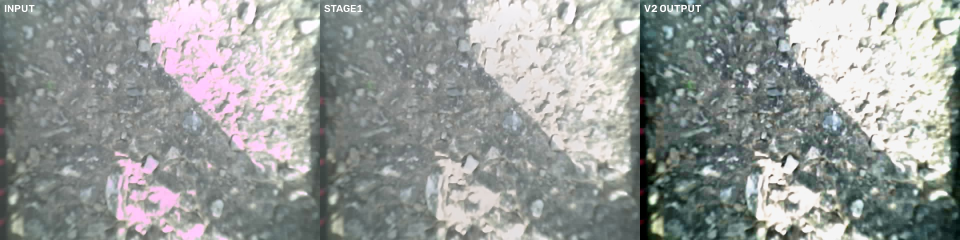
#> input picture plans/reports/261118-bang-chung/kiem-xla/A_t150_sbs.jpg, 1920 x 480 px (shown at 1/2 size)
$ python -i measure.py   (imports and definitions only)   (older library calls are emulated)
#> lines starting #> are read from the running program, lines starting #| are printed output that depends on the picture; after the words box and inside, x2 and y2 are one past the last pixel; in counts of white or black regions, pixels touching at a corner belong together
"""Phép đo camera trên một khung (hàm thuần, không đọc file) — SSOT cho hồ sơ camera (phase 04), bộ làm xấu D2
(phase 05/07) và độ đo giống thật (phase 06). Phase sau gọi các hàm này, không viết lại phép đo.

Quy ước chung:

- Ảnh vào: ``numpy.ndarray`` uint8 ``[H, W, 3]`` thứ tự **BGR** (như ``cv2.imdecode``), thang 0–255.
- Độ sáng Y = ``cv2.cvtColor(BGR2GRAY)`` (Rec.601: 0,299 R + 0,587 G + 0,114 B), float32, thang 0–255.
- Mọi phép đo bỏ cột ``[0, crop_left)`` (dải tối mép trái của camera), **trừ** phép đo dải mép.
- Không xác định được (ví dụ không có điểm hồng, không đủ cạnh) → ``NaN``, không đoán.
"""

from __future__ import annotations

import math
import struct
from itertools import pairwise
from typing import Any

import cv2
import numpy as np

CROP_LEFT_DEFAULT = 16
"""Số cột bỏ ở mép trái (dải tối đo được ~13 px, lấy dư)."""

PINK_DIFF = 25
"""Luật điểm hồng/tím: R − G > 25 **và** B − G > 25 (thang 0–255)."""
DARK_CHANNEL_PATCH = 15
VIGNETTE_PATCH_FRAC = 1 / 6
"""Cạnh ô góc / ô giữa khi đo tối góc, theo tỉ lệ cạnh ảnh (đã cắt mép)."""
STRIP_SCAN_COLS = 64
STRIP_EDGE_COLS = 4
"""Mức tối của dải = trung bình Y của ``STRIP_EDGE_COLS`` cột đầu."""
STRIP_REF = (24, 64)
"""Mức tham chiếu = trung vị Y theo cột trong khoảng cột này (ngoài dải)."""
STRIP_MIN_CONTRAST = 5.0
STRIP_MEAN_REF = (4, 24)
"""Y tham chiếu của dải mép: trung bình cột ``[crop_left + 4, crop_left + 24)`` (giống ``features.py``: cột 20–40)."""

NLF_GRAD_PERCENTILE = 30
"""Vùng phẳng cho NLF: điểm có độ lớn gradient (ảnh đã làm mịn) dưới phân vị này."""
NLF_MIN_PIXELS = 500
PSD_HIGHPASS_SIGMA = 2.0
MTF_MAX_EDGES = 200
MTF_MIN_EDGES = 20
MTF_HALF_LEN = 8.0
MTF_STEP = 0.25
MTF_MIN_CONTRAST = 20.0
MTF_FFT_N = 256

MEASURE_KEYS = (
    "dark_channel_15px", "y_p1", "y_p99", "saturation_mean", "pink_frac", "pink_highlight_y", "blocking_ratio_8x8",
    "laplacian_var", "sigma_immerkaer", "sobel_x2_over_y2", "vignette_corner_center_ratio", "r_over_g", "b_over_g",
    "mtf50_cyc_per_px", "left_strip_width_px", "left_strip_mean_y",
)

_IMMERKAER = np.array([[1, -2, 1], [-2, 4, -2], [1, -2, 1]], np.float32)
_ZIGZAG = (
    0, 1, 8, 16, 9, 2, 3, 10, 17, 24, 32, 25, 18, 11, 4, 5, 12, 19, 26, 33, 40, 48, 41, 34, 27, 20, 13, 6, 7, 14, 21, 28,
    35, 42, 49, 56, 57, 50, 43, 36, 29, 22, 15, 23, 30, 37, 44, 51, 58, 59, 52, 45, 38, 31, 39, 46, 53, 60, 61, 54, 47,
    55, 62, 63,
)


def luma(img_bgr: np.ndarray) -> np.ndarray:
    """Y float32 0–255 (Rec.601)."""
    return cv2.cvtColor(img_bgr, cv2.COLOR_BGR2GRAY).astype(np.float32)


def _check(img_bgr: np.ndarray, crop_left: int) -> None:
    if img_bgr.dtype != np.uint8 or img_bgr.ndim != 3 or img_bgr.shape[2] != 3:
        raise ValueError(f"cần uint8 [H,W,3] BGR, nhận {img_bgr.dtype} {img_bgr.shape}")
    if not 0 <= crop_left < img_bgr.shape[1] - 32:
        raise ValueError(f"crop_left={crop_left} ngoài khoảng hợp lệ cho ảnh rộng {img_bgr.shape[1]}")


def immerkaer_sigma(y: np.ndarray) -> float:
    """σ nhiễu (thang 0–255) theo Immerkær (1996): ``sqrt(π/2)/(6(W−2)(H−2)) Σ|Y * M|``."""
    h, w = y.shape
    conv = cv2.filter2D(y, -1, _IMMERKAER)[1:-1, 1:-1]
    return float(math.sqrt(math.pi / 2) / (6 * (w - 2) * (h - 2)) * np.abs(conv).sum())


def blocking_ratio(y: np.ndarray, col_phase: int = 0) -> float:
    """Chênh lệch tuyệt đối trung bình ở ranh khối 8×8 chia cho bên trong (1 = không lộ khối).

    ``col_phase`` = số cột đã cắt trước ``y`` để lưới 8 px khớp lưới JPEG của khung gốc.
    """
    dx = np.abs(np.diff(y, axis=1))
    dy = np.abs(np.diff(y, axis=0))
    bcols = np.zeros(dx.shape[1], bool)
    bcols[[c for c in range(dx.shape[1]) if (c + col_phase) % 8 == 7]] = True
    brows = np.zeros(dy.shape[0], bool)
    brows[7::8] = True
    bx = dx[:, bcols].mean() / max(float(dx[:, ~bcols].mean()), 1e-3)
    by = dy[brows].mean() / max(float(dy[~brows].mean()), 1e-3)
    return float((bx + by) / 2)


def left_strip(img_bgr: np.ndarray, crop_left: int = CROP_LEFT_DEFAULT) -> tuple[float, float, float]:
    """Dải tối mép trái, đo trên khung **nguyên** (không cắt).

    Trả ``(width_px, mean_y_strip, mean_y_ref)``: ``width_px`` = số cột đầu liên tiếp có Y trung bình cột dưới điểm giữa
    của mức dải (``STRIP_EDGE_COLS`` cột đầu) và mức tham chiếu (trung vị cột ``STRIP_REF``); 0 khi chênh lệch dưới
    ``STRIP_MIN_CONTRAST``. ``mean_y_strip`` = Y trung bình của các cột dải (NaN khi rộng 0); ``mean_y_ref`` = Y trung bình
    cột ``[crop_left + 4, crop_left + 24)``.
    """
    y = luma(img_bgr)
    col = y[:, :STRIP_SCAN_COLS].mean(axis=0)
    level = float(col[:STRIP_EDGE_COLS].mean())
    ref = float(np.median(col[STRIP_REF[0]:STRIP_REF[1]]))
    a, b = crop_left + STRIP_MEAN_REF[0], crop_left + STRIP_MEAN_REF[1]
    mean_ref = float(y[:, a:b].mean())
    if ref - level < STRIP_MIN_CONTRAST:
        return 0.0, float("nan"), mean_ref
    mid = (level + ref) / 2
    above = np.flatnonzero(col >= mid)
    width = int(above[0]) if above.size else STRIP_SCAN_COLS
    return float(width), float(y[:, :width].mean()), mean_ref


def vignette_ratio(y: np.ndarray) -> float:
    """Y trung bình bốn ô góc / Y trung bình ô giữa (ô vuông cạnh ``VIGNETTE_PATCH_FRAC`` × cạnh ngắn)."""
    h, w = y.shape
    s = max(4, int(min(h, w) * VIGNETTE_PATCH_FRAC))
    corners = [y[:s, :s], y[:s, -s:], y[-s:, :s], y[-s:, -s:]]
    cy, cx = h // 2, w // 2
    center = y[cy - s // 2:cy + s // 2, cx - s // 2:cx + s // 2]
    return float(np.mean([c.mean() for c in corners]) / max(float(center.mean()), 1e-3))


def mtf50(y: np.ndarray) -> float:
    """MTF50 (chu kỳ/px) **ước lượng từ cạnh mạnh của cảnh tự nhiên**, không phải bảng thử chuẩn.

    Lấy tối đa ``MTF_MAX_EDGES`` điểm cực đại gradient mạnh nhất, cắt profile dọc pháp tuyến (±8 px, bước 0,25 px, nội suy
    song tuyến), chuẩn hoá thành ESF 0–1, lấy trung bình, đạo hàm thành LSF (cửa sổ Hann), FFT → MTF; trả tần số đầu tiên
    MTF < 0,5 (nội suy tuyến tính), kẹp ≤ 0,5. NaN khi dưới ``MTF_MIN_EDGES`` cạnh đủ tương phản.
    """
    ys = cv2.GaussianBlur(y, (0, 0), 0.7)
    gx = cv2.Sobel(ys, cv2.CV_32F, 1, 0, ksize=3) / 8
    gy = cv2.Sobel(ys, cv2.CV_32F, 0, 1, ksize=3) / 8
    mag = np.hypot(gx, gy)
    b = int(MTF_HALF_LEN) + 2
    mag_in = np.zeros_like(mag)
    mag_in[b:-b, b:-b] = mag[b:-b, b:-b]
    peak = (mag_in == cv2.dilate(mag_in, np.ones((7, 7), np.uint8))) & (mag_in > 0)
    thr = np.percentile(mag_in[b:-b, b:-b], 99)
    rr, cc = np.nonzero(peak & (mag_in >= thr))
    if rr.size == 0:
        return float("nan")
    order = np.argsort(-mag_in[rr, cc])[:MTF_MAX_EDGES]
    rr, cc = rr[order], cc[order]
    s = np.arange(-MTF_HALF_LEN, MTF_HALF_LEN + 1e-9, MTF_STEP, dtype=np.float32)
    nx = gx[rr, cc] / mag[rr, cc]
    ny = gy[rr, cc] / mag[rr, cc]
    mapx = (cc[:, None] + s[None, :] * nx[:, None]).astype(np.float32)
    mapy = (rr[:, None] + s[None, :] * ny[:, None]).astype(np.float32)
    prof = cv2.remap(y, mapx, mapy, cv2.INTER_LINEAR)
    k = int(2 / MTF_STEP)
    lo, hi = prof[:, :k].mean(axis=1), prof[:, -k:].mean(axis=1)
    good = (hi - lo) >= MTF_MIN_CONTRAST
    if good.sum() < MTF_MIN_EDGES:
        return float("nan")
    esf = ((prof[good] - lo[good, None]) / (hi - lo)[good, None]).mean(axis=0)
    lsf = np.diff(esf) * np.hanning(len(esf) - 1)
    spec = np.abs(np.fft.rfft(lsf, n=MTF_FFT_N))
    if spec[0] <= 0:
        return float("nan")
    mtf = spec / spec[0]
    f = np.fft.rfftfreq(MTF_FFT_N, d=MTF_STEP)
    below = np.flatnonzero(mtf < 0.5)
    if below.size == 0:
        return 0.5
    i = int(below[0])
    f50 = f[i - 1] + (mtf[i - 1] - 0.5) / (mtf[i - 1] - mtf[i]) * (f[i] - f[i - 1])
    return float(min(f50, 0.5))


def measure_image(img_bgr: np.ndarray, crop_left: int = CROP_LEFT_DEFAULT) -> dict[str, float]:
    """Mọi đại lượng một-số-mỗi-ảnh của camera (khoá ``MEASURE_KEYS``).

    Đơn vị: ``dark_channel_15px``, ``y_p1``, ``y_p99``, ``saturation_mean`` (S của HSV), ``pink_highlight_y``,
    ``sigma_immerkaer``, ``left_strip_mean_y`` thang 0–255; ``pink_frac`` tỉ lệ điểm 0–1; ``blocking_ratio_8x8``,
    ``sobel_x2_over_y2`` (E[Gx²]/E[Gy²], Sobel 3×3), ``vignette_corner_center_ratio``, ``r_over_g``, ``b_over_g`` không thứ
    nguyên; ``laplacian_var`` (thang 0–255)²; ``mtf50_cyc_per_px`` chu kỳ/px; ``left_strip_width_px`` px (đo trên khung
    nguyên).
    """
    _check(img_bgr, crop_left)
    width, strip_y, _ref = left_strip(img_bgr, crop_left)
    im = np.ascontiguousarray(img_bgr[:, crop_left:])
    y = luma(im)
    b, g, r = (im[..., k].astype(np.float32) for k in range(3))
    pink = ((r - g) > PINK_DIFF) & ((b - g) > PINK_DIFF)
    dark = cv2.erode(im.min(axis=2), np.ones((DARK_CHANNEL_PATCH, DARK_CHANNEL_PATCH), np.uint8))
    sx = cv2.Sobel(y, cv2.CV_32F, 1, 0)
    sy = cv2.Sobel(y, cv2.CV_32F, 0, 1)
    gm = float(g.mean())
    return {
        "dark_channel_15px": float(dark.mean()),
        "y_p1": float(np.percentile(y, 1)),
        "y_p99": float(np.percentile(y, 99)),
        "saturation_mean": float(cv2.cvtColor(im, cv2.COLOR_BGR2HSV)[..., 1].mean()),
        "pink_frac": float(pink.mean()),
        "pink_highlight_y": float(y[pink].mean()) if pink.any() else float("nan"),
        "blocking_ratio_8x8": blocking_ratio(y, crop_left),
        "laplacian_var": float(cv2.Laplacian(y, cv2.CV_32F).var()),
        "sigma_immerkaer": immerkaer_sigma(y),
        "sobel_x2_over_y2": float((sx ** 2).mean() / max(float((sy ** 2).mean()), 1e-6)),
        "vignette_corner_center_ratio": vignette_ratio(y),
        "r_over_g": float(r.mean() / max(gm, 1e-3)),
        "b_over_g": float(b.mean() / max(gm, 1e-3)),
        "mtf50_cyc_per_px": mtf50(y),
        "left_strip_width_px": width,
        "left_strip_mean_y": strip_y,
    }


# [48 lines left out: functions nlf, psd_radial, not called in this run]


WB_CLIP_LEVEL = 250
"""Kênh R (hoặc B) coi là đã chạm trần khi ≥ 250 (thang 0–255)."""


# [98 lines left out: functions srgb_to_linear, clipped_highlight_wb_ratios, jpeg_segments, _subsampling, read_jpeg_header, not called in this run]

>>> import cv2
>>> picture = cv2.imread('../../plans/reports/261118-bang-chung/kiem-xla/A_t150_sbs.jpg')
#> picture is the input picture: shape (480, 1920, 3); mean B, G, R 154.1, 156.3, 152.3
>>> result = measure_image(picture)
#> in left_strip, `col = y[:, :STRIP_SCAN_COLS].mean(axis=0)`: col = 64 values, max 128.4 at index 62, min 79.59 at index 3, mean 111.7
#> in left_strip, `level = float(col[:STRIP_EDGE_COLS].mean())`: level = 79.72
#> in left_strip, `ref = float(np.median(col[STRIP_REF[0]:STRIP_REF[1]]))`: ref = 121.9
#> in left_strip, `mean_ref = float(y[:, a:b].mean())`: mean_ref = 118.6
#> in left_strip, `mid = (level + ref) / 2`: mid = 100.8
#> in left_strip, `above = np.flatnonzero(col >= mid)`: above = 48 values from 16 to 63
#> in left_strip, `width = int(above[0]) if above.size else STRIP_SCAN_COLS`: width = 16
#> in measure_image, `width, strip_y, _ref = left_strip(img_bgr, crop_left)`: strip_y = 85.8
#> in measure_image, `pink = ((r - g) > PINK_DIFF) & ((b - g) > PINK_DIFF)`:
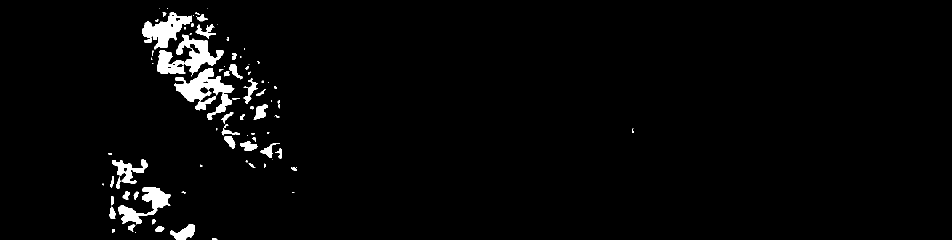
#> pink: shape (480, 1904) bool (shown at 1/2 size); 2.6% white; 90 white regions (33 under 20 px), largest, box (x1, y1, x2, y2) and area: (348, 136, 469, 204) 3621, (284, 25, 383, 99) 3250, (352, 69, 448, 149) 2877
#> in measure_image, `sy = cv2.Sobel(y, cv2.CV_32F, 0, 1)`:
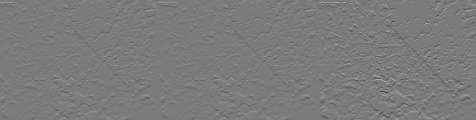
#> sy: shape (480, 1904) float32 (shown at 1/4 size); min -705, max 754, mean -0.8; drawn with min black and max white
#> in measure_image, `gm = float(g.mean())`: gm = 156.8
#> in blocking_ratio, `bx = dx[:, bcols].mean() / max(float(dx[:, ~bcols].mean()), 1e-3)`: bx = 1.97
#> in blocking_ratio, `by = dy[brows].mean() / max(float(dy[~brows].mean()), 1e-3)`: by = 1.95
#> in immerkaer_sigma, `h, w = y.shape`: h = 480; w = 1904
#> in vignette_ratio, `h, w = y.shape`: h = 480; w = 1904
#> in vignette_ratio, `s = max(4, int(min(h, w) * VIGNETTE_PATCH_FRAC))`: s = 80
#> in vignette_ratio, `cy, cx = h // 2, w // 2`: cy = 240; cx = 952
#> in vignette_ratio, `center = y[cy - s // 2:cy + s // 2, cx - s // 2:cx + s // 2]`:
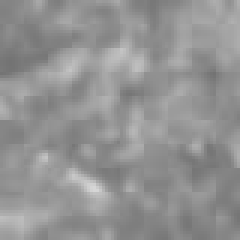
#> center: shape (80, 80) float32 (shown 3 times larger); min 115, max 214, mean 146.4
#> in mtf50, `peak = (mag_in == cv2.dilate(mag_in, np.ones((7, 7), np.uint8))) & (ma..`:
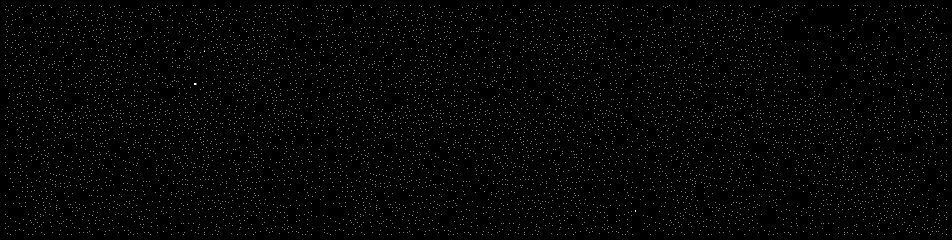
#> peak: shape (480, 1904) bool (shown at 1/2 size); 0.76% white in thin lines or dots
#> in mtf50, `thr = np.percentile(mag_in[b:-b, b:-b], 99)`: thr = 28.31
#> in mtf50, `rr, cc = np.nonzero(peak & (mag_in >= thr))`: rr = 502 values from 10 to 469; cc = 502 values, max 1893 at index 113, min 10 at index 32, mean 1363.6
#> in mtf50, `order = np.argsort(-mag_in[rr, cc])[:MTF_MAX_EDGES]`: order = 200 values, max 500 at index 40, min 0 at index 41, mean 217.5
#> in mtf50, `rr, cc = rr[order], cc[order]`: rr = 200 values, max 468 at index 40, min 10 at index 0, mean 201.9; cc = 200 values, max 1890 at index 103, min 10 at index 65, mean 1325.3
#> in mtf50, `nx = gx[rr, cc] / mag[rr, cc]`: nx = 200 values, max 1 at index 64, min -1 at index 18, mean -0.162
#> in mtf50, `ny = gy[rr, cc] / mag[rr, cc]`: ny = 200 values, max 1 at index 45, min -1 at index 75, mean -0.202
#> in mtf50, `mapx = (cc[:, None] + s[None, :] * nx[:, None]).astype(np.float32)`:
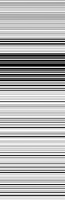
#> mapx: shape (200, 65) float32; min 2, max 1895.6, mean 1325.3; drawn with min black and max white
#> in mtf50, `mapy = (rr[:, None] + s[None, :] * ny[:, None]).astype(np.float32)`:
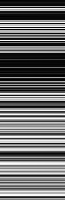
#> mapy: shape (200, 65) float32; min 2, max 474.1, mean 201.9; drawn with min black and max white
#> in mtf50, `prof = cv2.remap(y, mapx, mapy, cv2.INTER_LINEAR)`:
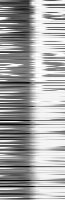
#> prof: shape (200, 65) float32; min 1, max 255, mean 166.9
#> in mtf50, `lo, hi = prof[:, :k].mean(axis=1), prof[:, -k:].mean(axis=1)`: lo = 200 values, max 253.3 at index 66, min 1 at index 166, mean 138.8; hi = 200 values, max 254.3 at index 39, min 87.99 at index 19, mean 205.6
#> in mtf50, `esf = ((prof[good] - lo[good, None]) / (hi - lo)[good, None]).mean(axi..`: esf = 65 values, max 1.39 at index 40, min -0.475 at index 23, mean 0.449
#> in mtf50, `lsf = np.diff(esf) * np.hanning(len(esf) - 1)`: lsf = 64 values, max 0.219 at index 31, min -0.0347 at index 42, mean 0.0231
#> in mtf50, `spec = np.abs(np.fft.rfft(lsf, n=MTF_FFT_N))`: spec = 129 values, max 1.78 at index 6, min 0.00511 at index 128, mean 0.294
#> in mtf50, `mtf = spec / spec[0]`: mtf = 129 values, max 1.2 at index 6, min 0.00345 at index 128, mean 0.199
#> in mtf50, `below = np.flatnonzero(mtf < 0.5)`: below = 112 values from 17 to 128
#> in mtf50, `i = int(below[0])`: i = 17
#> in mtf50, `f50 = f[i - 1] + (mtf[i - 1] - 0.5) / (mtf[i - 1] - mtf[i]) * (f[i] - ..`: f50 = 0.263
#> result = 16 items

$ run again, on plans/reports/261118-bang-chung/kiem-xla/gt001_clean_vs_v2.jpg
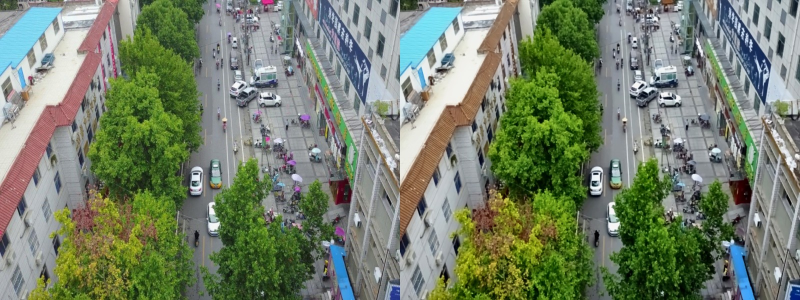
#> input picture plans/reports/261118-bang-chung/kiem-xla/gt001_clean_vs_v2.jpg, 1600 x 600 px (shown at 1/2 size)
#> picture is the input picture: shape (600, 1600, 3); mean B, G, R 105.9, 128.4, 116.3
#> col = 64 values, max 170.8 at index 0, min 155.9 at index 13, mean 163.9
#> level = 168.7
#> ref = 165.5
#> mean_ref = 164.7
#> width = 0; strip_y = nan
#> in measure_image, `pink = ((r - g) > PINK_DIFF) & ((b - g) > PINK_DIFF)`:
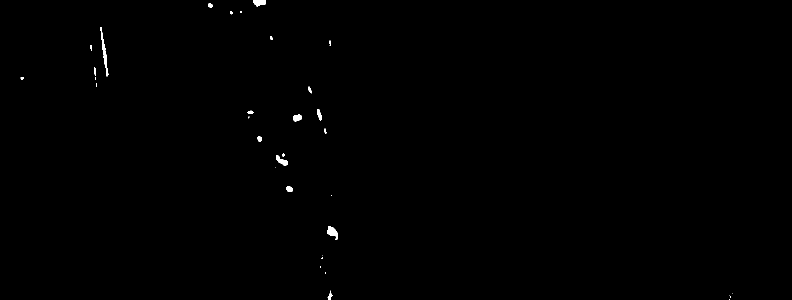
#> pink: shape (600, 1584) bool (shown at 1/2 size); 0.24% white; 34 white regions (14 under 20 px), largest, box (x1, y1, x2, y2) and area: (200, 54, 217, 153) 396, (654, 452, 675, 480) 321, (506, 0, 532, 13) 249
#> gm = 128
#> bx = 1.03
#> in immerkaer_sigma, `h, w = y.shape`: h = 600; w = 1584
#> in vignette_ratio, `h, w = y.shape`: h = 600; w = 1584
#> s = 100
#> cy = 300; cx = 792
#> peak: shape (600, 1584) bool; 1% white in thin lines or dots
#> thr = 39.85
#> in mtf50, `rr, cc = np.nonzero(peak & (mag_in >= thr))`: rr = 953 values from 11 to 589; cc = 953 values, max 1573 at index 664, min 19 at index 761, mean 1033.6
#> order = 200 values, max 916 at index 196, min 0 at index 140, mean 454.5
#> in mtf50, `rr, cc = rr[order], cc[order]`: rr = 200 values, max 563 at index 196, min 11 at index 140, mean 235.4; cc = 200 values, max 1571 at index 111, min 19 at index 169, mean 1178.4
#> nx = 200 values, max 1 at index 17, min -1 at index 106, mean 0.0743
#> ny = 200 values, max 1 at index 114, min -1 at index 139, mean -0.106
#> in mtf50, `prof = cv2.remap(y, mapx, mapy, cv2.INTER_LINEAR)`:
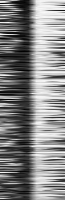
#> prof: shape (200, 65) float32; min 0, max 251.6, mean 133
#> lo = 200 values, max 246.7 at index 4, min 6.8 at index 56, mean 107.2; hi = 200 values, max 248.3 at index 49, min 23.74 at index 10, mean 162.3
#> esf = 65 values, max 1.68 at index 40, min -0.803 at index 24, mean 0.488
#> lsf = 64 values, max 0.285 at index 32, min -0.0453 at index 21, mean 0.0271
#> spec = 129 values, max 2.52 at index 7, min 0.00674 at index 95, mean 0.416
#> mtf = 129 values, max 1.45 at index 7, min 0.00388 at index 95, mean 0.24
#> below = 110 values from 19 to 128
#> i = 19
#> f50 = 0.285
#> result = 16 items
